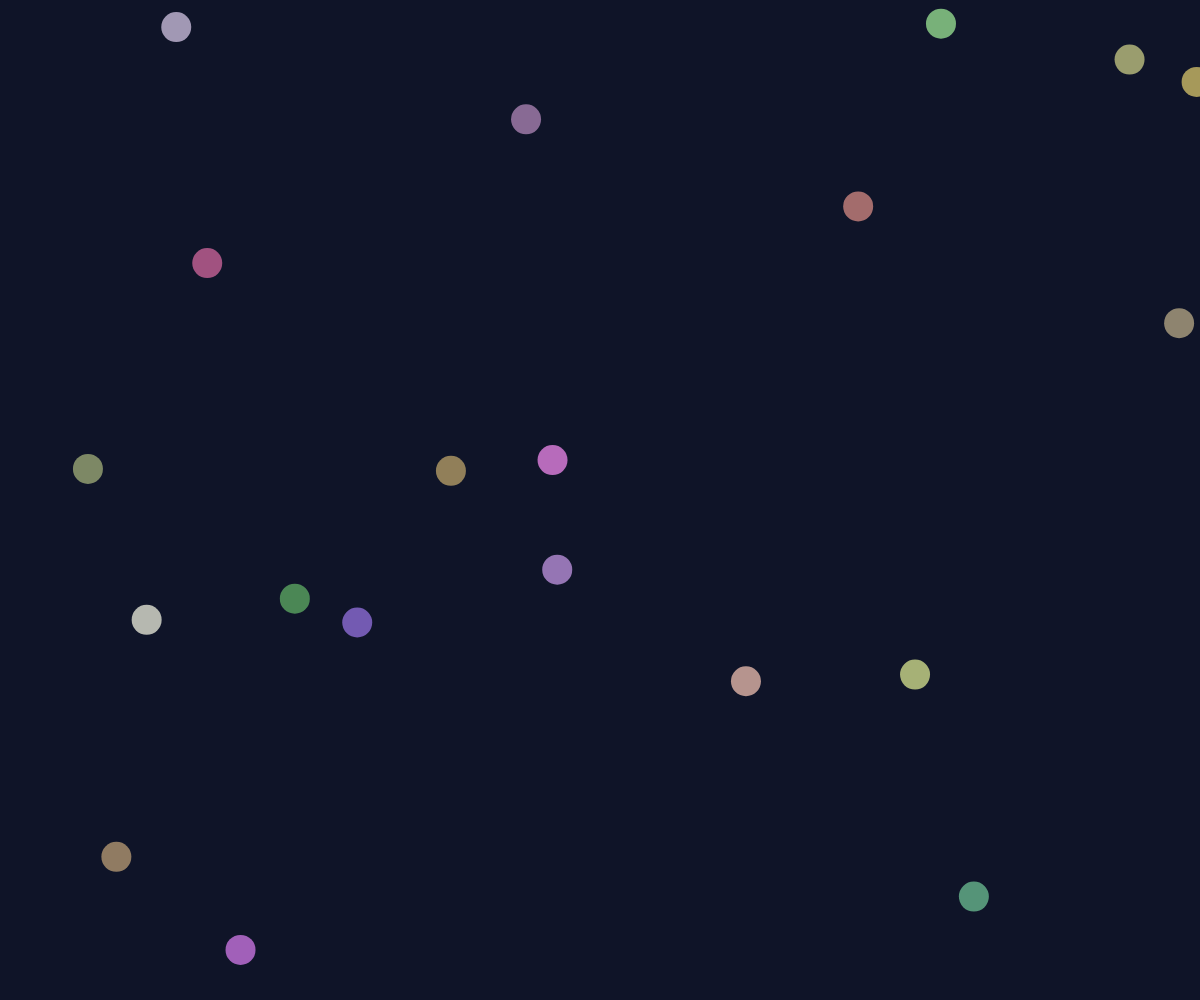
Frame 1 (no input)
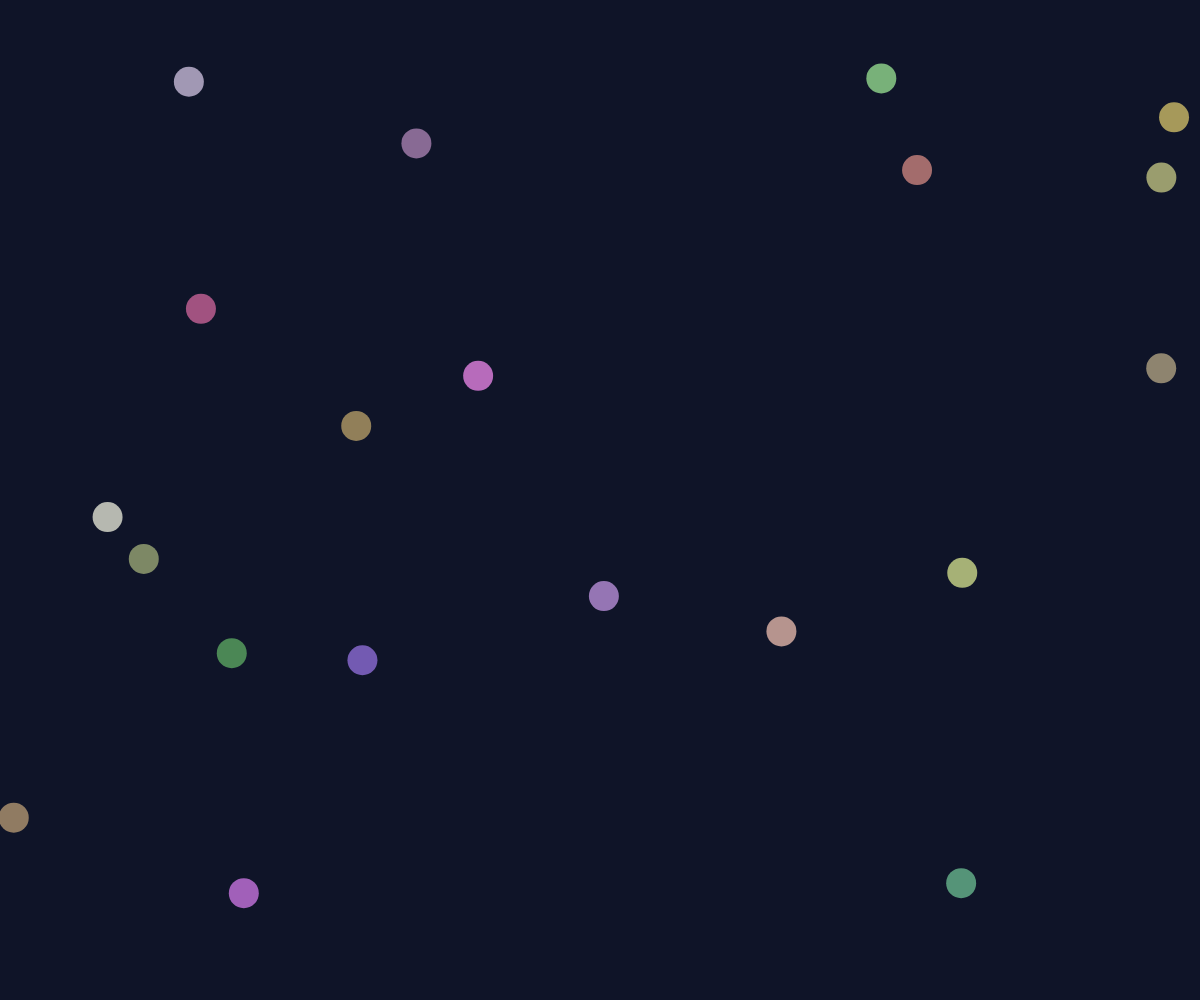
Frame 60 (no input)
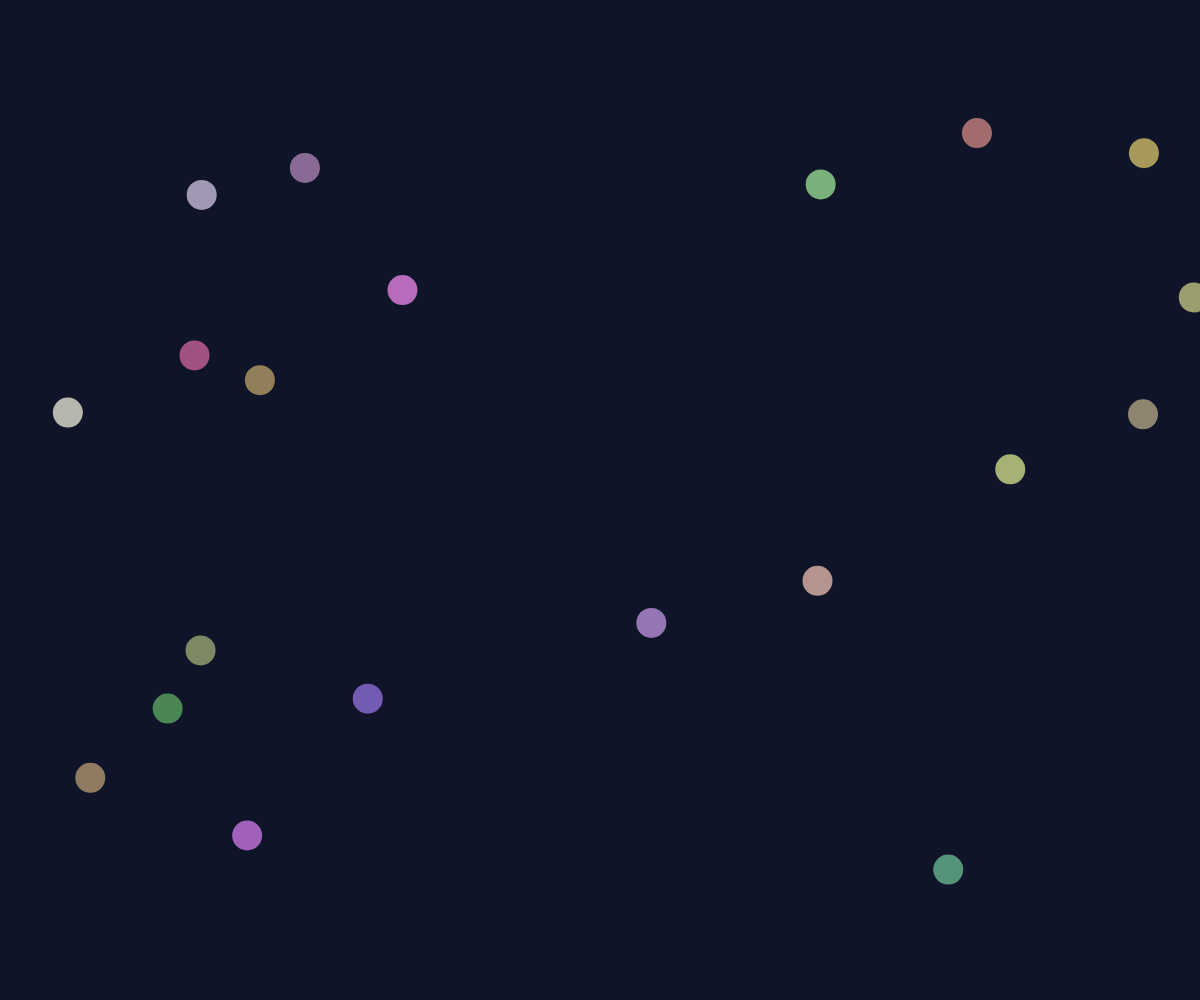
Frame 120 (the mouse pressed at the canvas centre since frame 60)

The p5.js sketch that drew these frames (run headless with seeded random() and noise() and a simulated clock; from frame 60 on, the mouse is pressed at the canvas centre):

// p5.js sketch
// ── sketch.js
let bolletjes = [];
let maxBollen = 50; // Maximale hoeveelheid bollen op het scherm

function setup() {
  createCanvas(windowWidth, windowHeight);
  
  // Start met 20 bollen
  for (let i = 0; i < 20; i++) {
    bolletjes.push(new Bol(random(width), random(height)));
  }
}

function draw() {
  background(15, 20, 40); // Donkerblauwe achtergrond
  
  for (let bol of bolletjes) {
    bol.bewegen();
    bol.tonen();
  }
}

function touchMoved() {
  let nieuweBollen = [];

  for (let bol of bolletjes) {
    for (let t of touches) {
      bol.ontsnap(t.x, t.y); // Bollen reageren altijd op aanraking
      
      // Alleen nieuwe bollen spawnen als het limiet niet is bereikt
      if (bolletjes.length + nieuweBollen.length < maxBollen) {
        nieuweBollen.push(new Bol(random(width), random(height)));
      }
    }
  }

  bolletjes = bolletjes.concat(nieuweBollen);
  return false; // Voorkomt standaard scrollen bij touchscreens
}

// Class voor de bollen
class Bol {
  constructor(x, y) {
    this.x = x;
    this.y = y;
    this.d = 30;
    this.vx = random(-2, 2);
    this.vy = random(-2, 2);
    // Kleur voor de bolletjes
    this.kleur = color(random(100, 255), random(100, 255), random(100, 255), 180); // Random kleur
  }

  bewegen() {
    this.x += this.vx;
    this.y += this.vy;

    // Zorg ervoor dat de bolletjes binnen het canvas blijven
    if (this.x < 0 || this.x > width) this.vx *= -1;
    if (this.y < 0 || this.y > height) this.vy *= -1;
  }

  ontsnap(tx, ty) {
    let d = dist(tx, ty, this.x, this.y);
    if (d < 50) {
      let angle = atan2(this.y - ty, this.x - tx);
      this.vx = cos(angle) * 5;
      this.vy = sin(angle) * 5;
    }
  }

  tonen() {
    fill(this.kleur); // Gebruik de willekeurige kleur
    noStroke();
    ellipse(this.x, this.y, this.d);
  }
}
